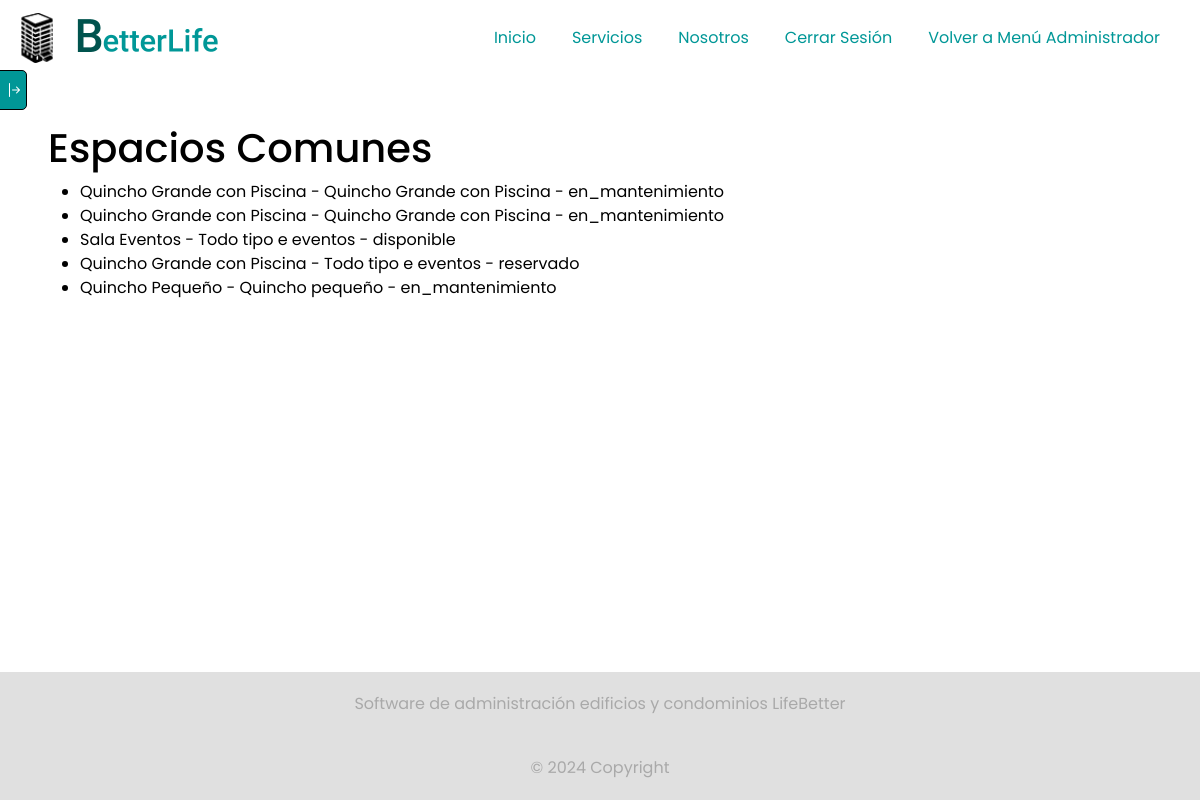
The page /listar_espacios_comunes/ (signed in) on the database its author committed.
### LifeBetterApp/models.py (models this page shows, shortened)
class EspacioComun(models.Model):
    id_ec = models.AutoField(primary_key=True)
    nombre_ec = models.CharField(max_length=60)
    descripcion_ec = models.CharField(max_length=60)
    capacidad_ec = models.IntegerField()
    estado_ec = models.CharField(max_length=20, choices=[
        ('disponible', 'Disponible'),
        ('reservado', 'Reservado'),
        ('en_mantenimiento', 'En Mantenimiento'),
    ], default='disponible')
    class Meta:
        db_table = 'espacio_comun'
        verbose_name = 'Espacio Común'
        verbose_name_plural = 'Espacios Comunes'

### LifeBetterApp/views.py (the view)
# urls.py: path('listar_espacios_comunes/', views.listar_espacios_comunes, name='listar_espacios_comunes'),
@login_required
def listar_espacios_comunes(request):
    espacios = EspacioComun.objects.all()
    return render(request, 'administrador/listar_espacios_comunes.html', {'espacios': espacios})

### LifeBetterApp/templates/administrador/listar_espacios_comunes.html (shortened to what this page needs)
{% extends "../index.html" %}
{% load static %}
{% block body %}
{% include 'componentes/sidenav.html' %}
  <h1>Espacios Comunes</h1>
  <ul>
    {% for espacio in espacios %}
    <li>{{ espacio.nombre_ec }} - {{ espacio.descripcion_ec }} - {{ espacio.estado_ec }}</li>
    {% endfor %}
  </ul>
{% endblock %}

### LifeBetterApp/static/css/base.css (style rules this page uses)
:root { --primary-color: #009797; --secondary-color: #000000; --background-color: #ffffff; --sidebar-background: #e0e0e0; --text-color: var(--secondary-color); --tertiary-color: #505050; }
body { font-family: 'Poppins', sans-serif; min-height: 100vh; background-color: var(--background-color); color: var(--text-color); transition: background-color 0.5s ease, color 0.5s ease; }

### rows shown on the page
EspacioComun: nombre_ec "Quincho Grande con Piscina", descripcion_ec "Quincho Grande con Piscina", estado_ec "en_mantenimiento"
EspacioComun: nombre_ec "Quincho Grande con Piscina", descripcion_ec "Quincho Grande con Piscina", estado_ec "en_mantenimiento"
EspacioComun: nombre_ec "Sala Eventos", descripcion_ec "Todo tipo e eventos", estado_ec "disponible"
EspacioComun: nombre_ec "Quincho Grande con Piscina", descripcion_ec "Todo tipo e eventos", estado_ec "reservado"
EspacioComun: nombre_ec "Quincho Pequeño", descripcion_ec "Quincho pequeño", estado_ec "en_mantenimiento"
